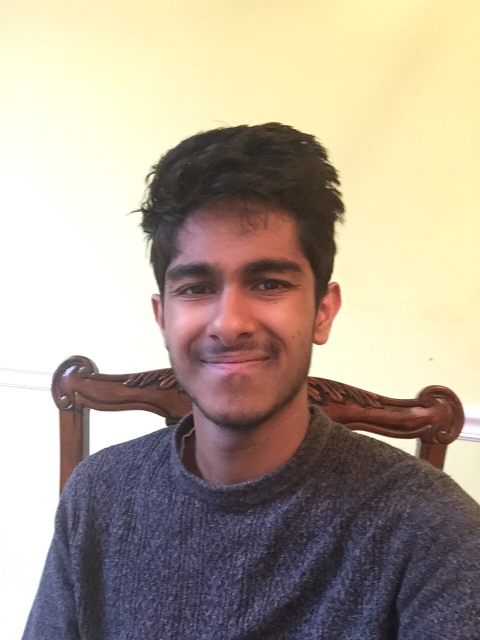
#> input picture public/Senior_Research/IMG_2007.jpg, 960 x 1280 px (shown at 1/2 size); the run also reads 1 picture not shown here
$ python Steganography.py
#> lines starting #> are read from the running program, lines starting #| are printed output that depends on the picture; pictures that were not available may be replaced by others from this repository, and a replacement may not be noted
from PIL import Image
from PIL import ImageMath

im = Image.open("IMG_2007.jpg")
#> im is the input picture: PIL image 960x1280 RGB; mean R, G, B 174.4, 161.5, 147.4
pix_val = im.load()
dimensions = im.size
#> dimensions = (960, 1280)
'''for i in range(dimensions[0]):
    for j in range(dimensions[1]):
        tup = pix_val[i, j]
        r = tup[0]
        g = tup[1]
        b = tup[2]
        avg = int((r + b + g)/3)
        pix_val[i, j] = (avg, avg, avg)'''

watermark = Image.open("watermark_spaceship.jpg")
originalWatermarkDimensions = watermark.size;
#> originalWatermarkDimensions = (960, 1280)
watermark=watermark.resize(dimensions)
#print(str(watermark.size[0]) + " " + str(watermark.size[1]))
splittedOriginal = im.split()
alpha = 1;
red = 0;
green = 0;
blue = 0;
if(len(splittedOriginal) == 4):
    red, green, blue, alpha = splittedOriginal;

else:
    red, green, blue = splittedOriginal
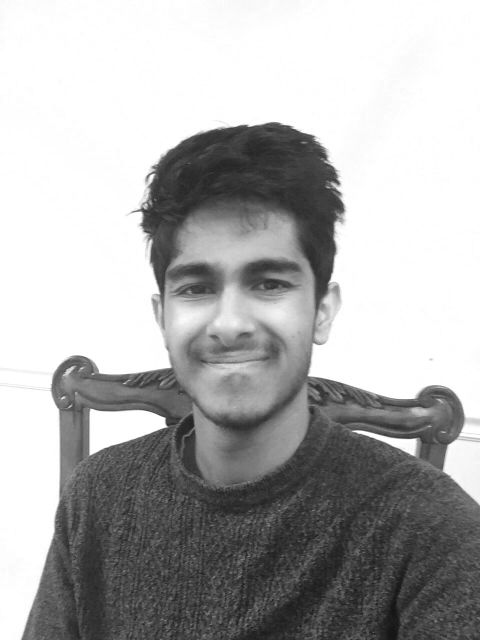
#> red: PIL image 960x1280 L (shown at 1/2 size); min 14, max 255, mean 174.4
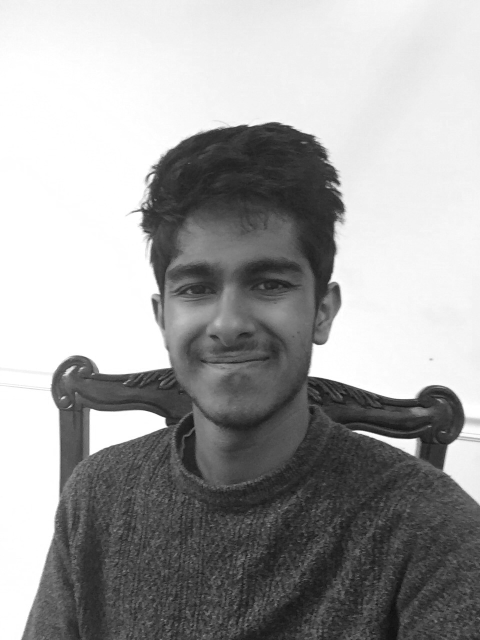
#> green: PIL image 960x1280 L (shown at 1/2 size); min 12, max 255, mean 161.5
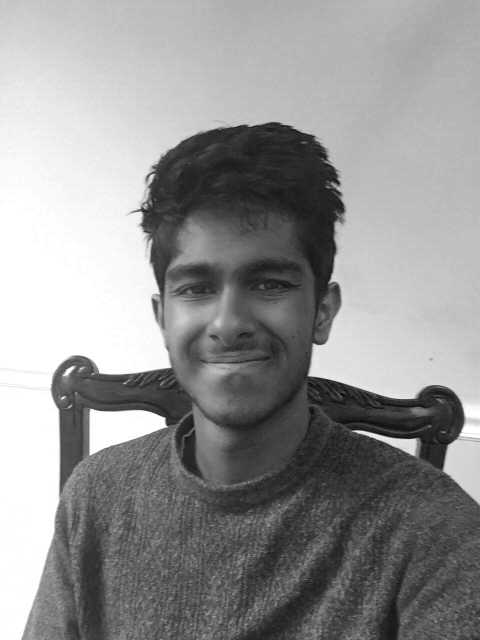
#> blue: PIL image 960x1280 L (shown at 1/2 size); min 2, max 255, mean 147.4

splittedWatermark = watermark.split()
walpha = 1;
wred = 0;
wgreen = 0;
wblue = 0;
if(len(splittedWatermark) == 4):
    wred, wgreen, wblue, walpha = splittedWatermark

else:
    red, green, blue = splittedWatermark

#> (the run stopped early here; a loop or call above may not have finished)
